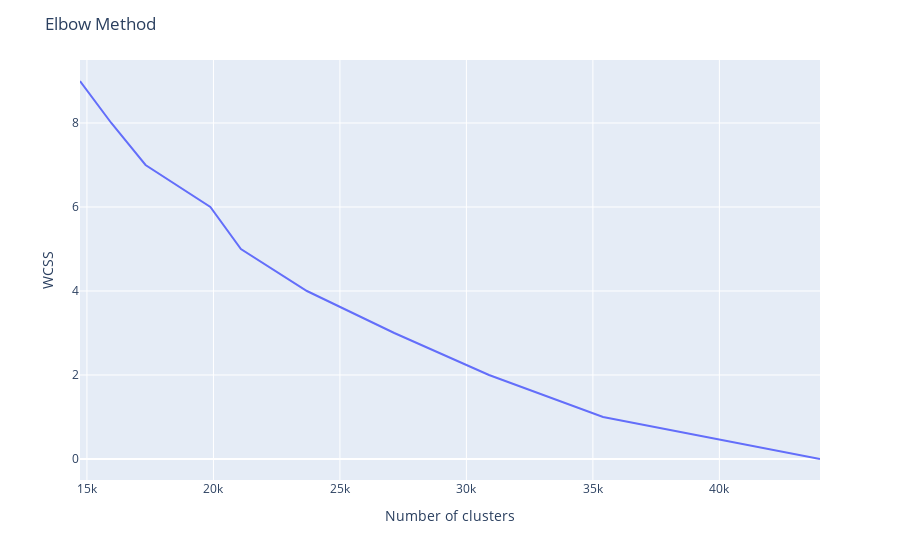

Notebook code cell kept with this figure:
### Markdown cell above
### K-Means Clustering:-

### Code cell
wcss = []
for i in range(1,11):
    kmeans = KMeans(i,random_state=0)
    kmeans.fit(std_df)
    wcss.append(kmeans.inertia_)
fig = px.line(range(1, 11), wcss)
fig.update_layout(title = 'Elbow Method',
    xaxis_title = 'Number of clusters',
                 yaxis_title = 'WCSS')
fig.show()

### Figure 1 — Plotly figure (JSON) as saved in the notebook; plotly's stock layout.template omitted (floating-point values rounded to 4 significant figures)
{"data": [{"hovertemplate": "x=%{x}<br>index=%{y}<extra></extra>", "legendgroup": "", "line": {"color": "#636efa", "dash": "solid"}, "marker": {"symbol": "circle"}, "mode": "lines", "name": "", "orientation": "h", "showlegend": false, "type": "scatter", "x": [43980.0, 35400.0, 30890.0, 27150.0, 23700.0, 21090.0, 19880.0, 17320.0, 15960.0, 14730.0], "xaxis": "x", "y": [0, 1, 2, 3, 4, 5, 6, 7, 8, 9], "yaxis": "y"}], "layout": {"legend": {"tracegroupgap": 0}, "margin": {"t": 60}, "title": {"text": "Elbow Method"}, "xaxis": {"anchor": "y", "domain": [0, 1], "title": {"text": "Number of clusters"}}, "yaxis": {"anchor": "x", "domain": [0, 1], "title": {"text": "WCSS"}}}}
